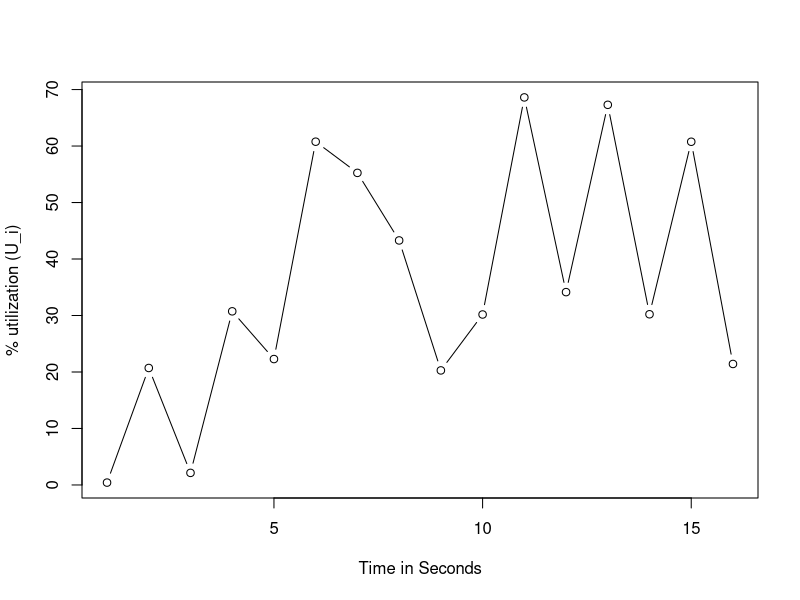

Reproduce this figure in R.
# print ('my first R script')

#load the file raw_stats
#ignoring header data
perf_data <- read.table('raw_stats.dat', TRUE)

plot(100-perf_data[,'X.idle'], type='b', xlab='Time in Seconds',ylab='% utilization (U_i)')
u_i <- mean(100-perf_data[,'X.idle'])
d_i <- u_i / 94

